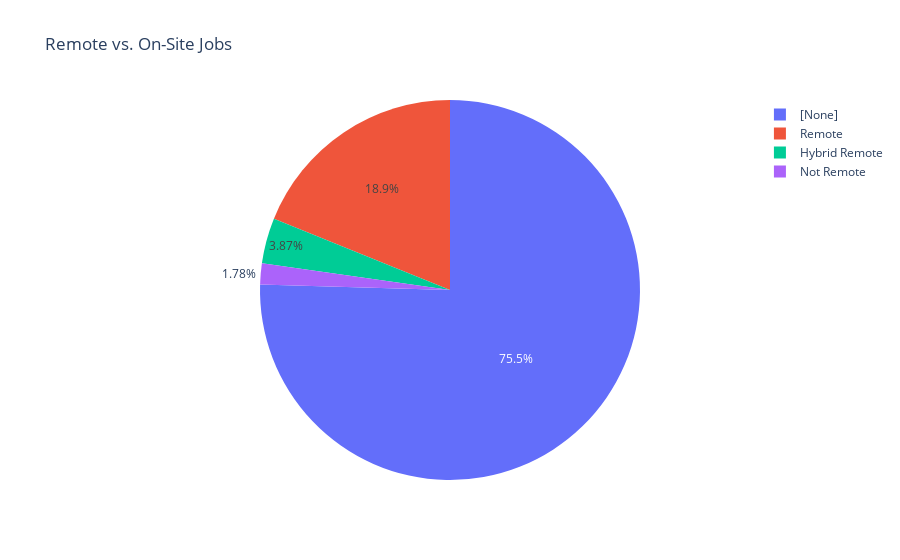

Source (notebook cell):
### Markdown cell above
***Remote vs. On-Site Jobs ( Data Roles )***

### Code cell
fig = px.pie(df_roles, names="REMOTE_TYPE_NAME", title="Remote vs. On-Site Jobs")
fig.show()

### Figure 1 — Plotly figure (JSON) as saved in the notebook; plotly's stock layout.template omitted (floating-point values rounded to 4 significant figures; data arrays with more than 128 entries replaced by an {"elided": "..."} marker saying what was removed)
{"data": [{"domain": {"x": [0, 1], "y": [0, 1]}, "hovertemplate": "REMOTE_TYPE_NAME=%{label}<extra></extra>", "labels": {"elided": "19282 str values"}, "legendgroup": "", "name": "", "showlegend": true, "type": "pie"}], "layout": {"legend": {"tracegroupgap": 0}, "title": {"text": "Remote vs. On-Site Jobs"}}}
